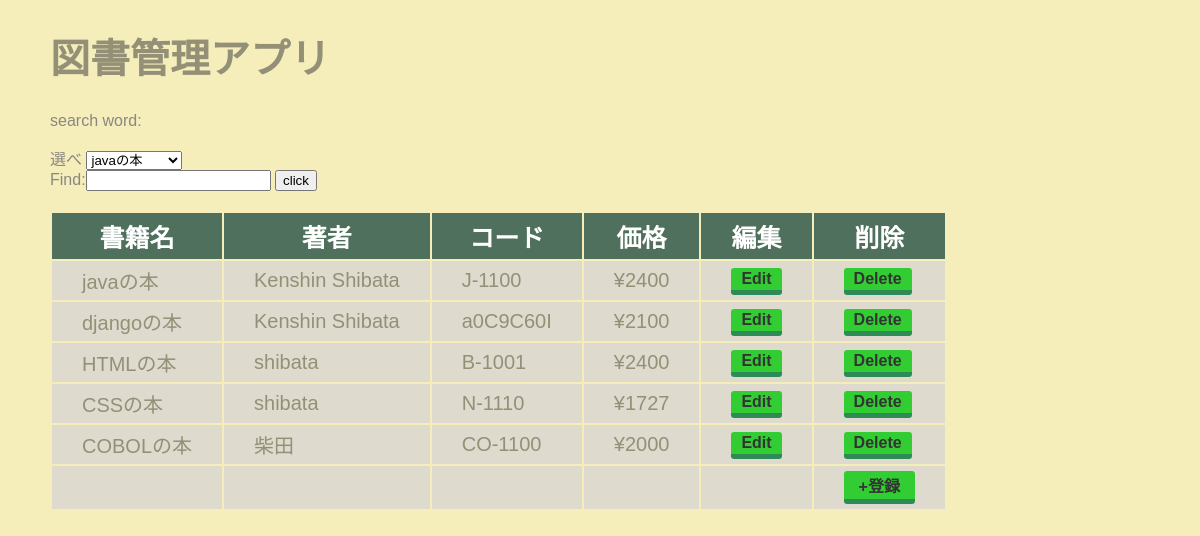
/library/, run on the app's committed database.
### library/models.py (models this page shows)
class Book(models.Model):
    name = models.CharField(max_length=100)
    author = models.CharField(max_length=100)
    code = models.CharField(max_length=100)
    price = models.SmallIntegerField()

### library/views.py (the view, shortened to what this page needs)
# urls.py: path('', Index.as_view(), name='index'),
class Index(TemplateView):
    def __init__(self):
        self.data = Book.objects.all()
        self.params = {
            'title': '図書管理アプリ',
            'msg': '好きな本が探せるよ！',
            'form': '',
            'data': '',
            }
    def get(self, request):
        self.params['msg'] = 'search word:'
        self.params['form'] = FindForm()
        self.params['data'] = Book.objects.all()
        return render(request, 'library/index.html', self.params)

### library/forms.py
class FindForm(forms.Form):
    find = forms.CharField(label='Find', required=False)

### library/templates/library/index.html
{% extends 'library/base.html' %}
{% block header %}
    <div class="header_content">
        <h1>{{ title }}</h1>
        <p>{{ msg|safe}}</p>
    </div>
{% endblock header %}
{% block content%}
    <form action="" method="POST">{% csrf_token %}
        <label for="book">選べ</label>
        <select name="calam" id="book">
            {% for item in data %}
            <option value="id" name="{{ item.name }}">{{ item.name }}</option>
            {% endfor %}
        </select>
    </form>
    {{ form }}
    <input type = "submit" value="click">
    <table>
        <tr>
            <th>書籍名</th>
            <th>著者</th>
            <th>コード</th>
            <th>価格</th>
            <th>編集</th>
            <th>削除</th>
        </tr>
    {% for item in data %}
        <tr>
            <td>{{ item.name }}</td>
            <td>{{ item.author }}</td>
            <td>{{ item.code }}</td>
            <td>¥{{ item.price }}</td>
            <td>
                <a href="{% url 'edit' item.id %}">
                    <button class="edit_button" type="button">Edit</button>
                </a>
            </td>
            <td>
                <a href="{% url 'delete' item.id %}">
                    <button class="delete_button" type="button">Delete</button>
                </a>
            </td>
        </tr>
    {% endfor %}
        <tr>
            <td></td>
            <td></td>
            <td></td>
            <td></td>
            <td></td>
            <td>
                <a href="{% url 'create' %}">
                    <button class="register_button" type="button">+登録</button>
                </a>
            </td>
        </tr>
    </table>
{% endblock content %}

### library/templates/library/base.html (shortened to what this page needs)
{% load static %}
<!DOCTYPE html>
<html lang="ja">
<head>
    <link rel="stylesheet" type="text/css" href="{% static 'library/css/style.css' %}" />
</head>
<body>
    {% block header %}
    {% endblock header %}
    <div class="main_content">
    {% block content %}
    {% endblock content %}
    </div>
</body>
</html>

### library/static/library/css/style.css (style rules this page uses)
body { background-color: #F5EDBA; color: rgb(137, 135, 129); font-family: 'Noto Sans JP', sans-serif; margin-left: 50px; margin-right: 50px; padding: 0; }
h1 { color: rgb(148, 144, 119);; font-size: 30pt; }
table { margin: 20px 0; }
table tr th { background-color: #4F705D; color: white; padding: 5px 0; border-width: 2px; font-size: 25px; }
td { padding: 5px 30px; background-color: #DEDACE; color: rgb(148, 144, 119); font-size: 20px; }
button { font-size: 1rem; font-weight: 700; text-decoration: none; transition: all 0.3s; text-align: center; border: none; border-radius: 0.2rem; cursor: pointer; -webkit-user-select: none; -moz-user-select: none; -ms-user-select: none; user-select: none; color: #333333; background-color: #32cd32; border-bottom: 5px solid #2e8b57; }
.edit_button { padding: 2px 10px; }
.delete_button { padding: 2px 10px; }
.register_button { padding: 2px 15px; }

### data on the page
Book: name "javaの本", author "Kenshin Shibata", code "J-1100", price "2400"
Book: name "djangoの本", author "Kenshin Shibata", code "a0C9C60I", price "2100"
Book: name "HTMLの本", author "shibata", code "B-1001", price "2400"
Book: name "CSSの本", author "shibata", code "N-1110", price "1727"
Book: name "COBOLの本", author "柴田", code "CO-1100", price "2000"

### other printed values
{{ title }} "図書管理アプリ"
{{ msg|safe }} "search word:"
form field calam "javaの本"
